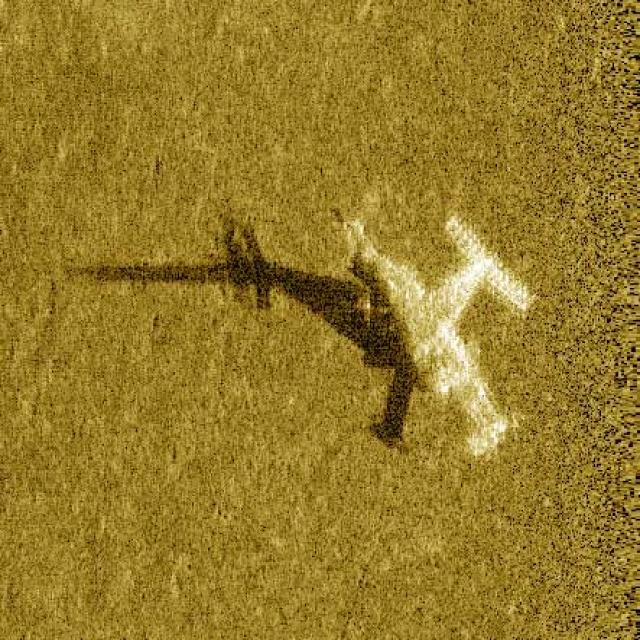
#> input picture text/images/000012_jpg.rf.b76b3c145d081a2a8ae2601c202bdc84.jpg, 640 x 640 px
$ python -i preprocess.py   (imports and definitions only)
#> lines starting #> are read from the running program, lines starting #| are printed output that depends on the picture
"""
utils/preprocess.py
--------------------
Prototype preprocessing utilities for AquaShield.

These are classical OpenCV operations (denoising, CLAHE contrast enhancement,
optional shadow enhancement). They are OPTIONAL, operator-triggered, and never
change the trained model or its class IDs. Label all outputs as "prototype
preprocessing" in the UI — this is not a validated sonar-physics pipeline.
"""

import numpy as np
import cv2


def denoise(image: np.ndarray, strength: int = 7) -> np.ndarray:
    """Fast Non-Local Means denoising. Works on RGB or grayscale uint8 images."""
#> called with strength = 7
    img = image.astype(np.uint8)
    if img.ndim == 3:
        return cv2.fastNlMeansDenoisingColored(img, None, strength, strength, 7, 21)
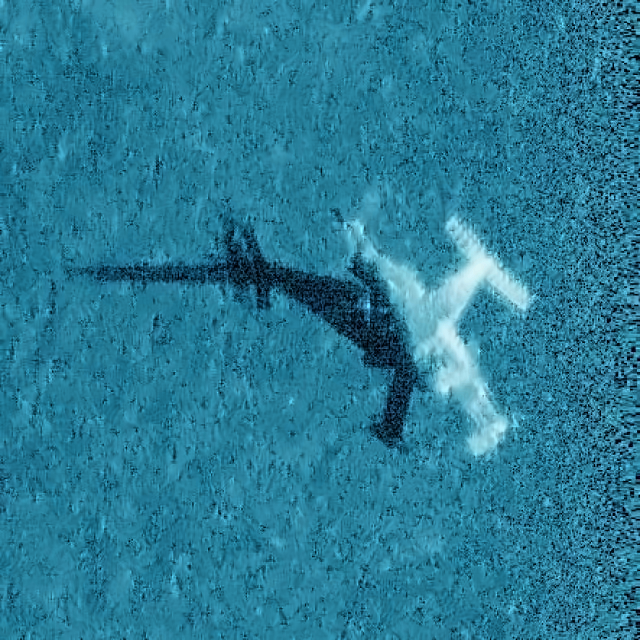
#> returned value: shape (640, 640, 3); mean of channels 0, 1, 2 149.7, 123.1, 40.7; drawn as B, G, R
    return cv2.fastNlMeansDenoising(img, None, strength, 7, 21)


def apply_clahe(image: np.ndarray, clip_limit: float = 2.5, tile_grid: int = 8) -> np.ndarray:
    """Contrast Limited Adaptive Histogram Equalization, applied on luminance only."""
#> called with clip_limit = 2.5, tile_grid = 8
    img = image.astype(np.uint8)
    clahe = cv2.createCLAHE(clipLimit=clip_limit, tileGridSize=(tile_grid, tile_grid))
    if img.ndim == 3:
        lab = cv2.cvtColor(img, cv2.COLOR_RGB2LAB)
#> lab: shape (640, 640, 3); mean of channels 0, 1, 2 133.9, 129.3, 174.4
        l, a, b = cv2.split(lab)
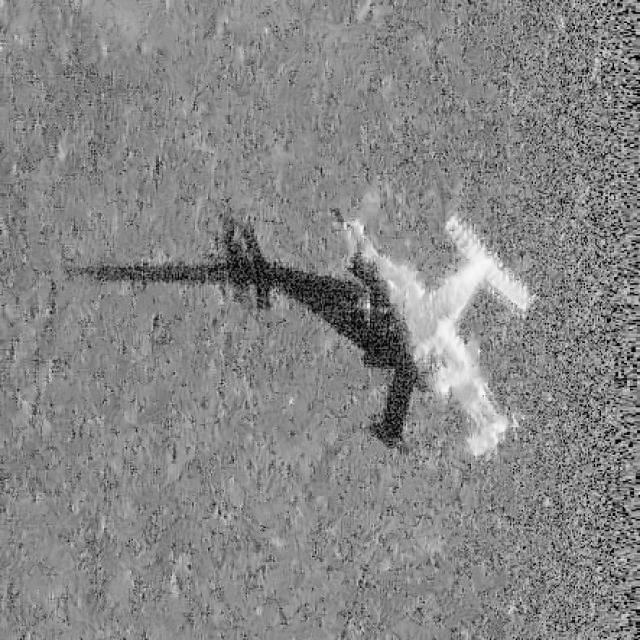
#> l: shape (640, 640); min 1, max 249, mean 133.9
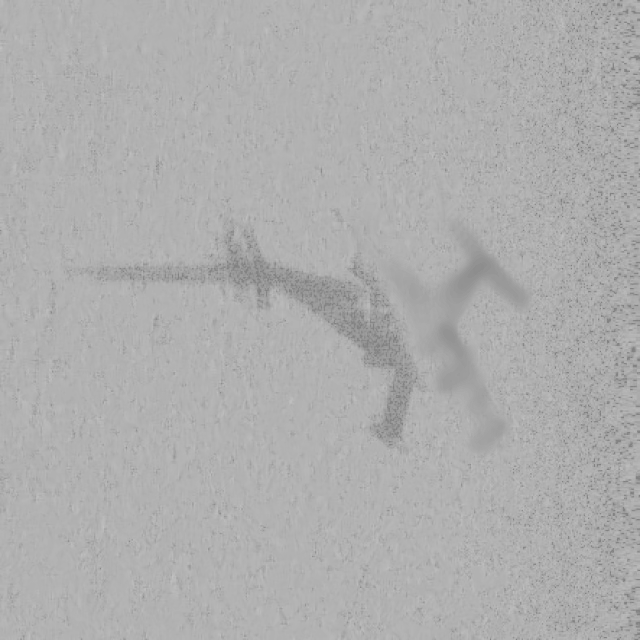
#> b: shape (640, 640); min 129, max 193, mean 174.4
        l = clahe.apply(l)
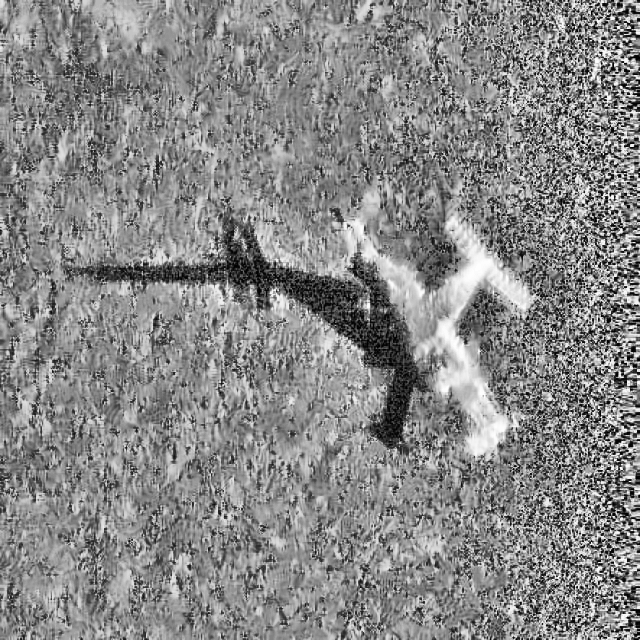
#> l: shape (640, 640); min 0, max 254, mean 135.4
        lab = cv2.merge((l, a, b))
#> lab: shape (640, 640, 3); mean of channels 0, 1, 2 135.4, 129.3, 174.4
        return cv2.cvtColor(lab, cv2.COLOR_LAB2RGB)
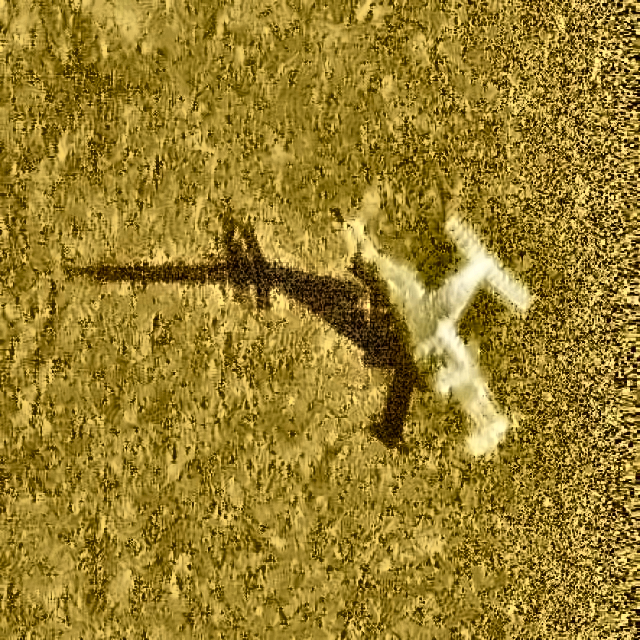
#> returned value: shape (640, 640, 3); mean R, G, B 152.1, 125.7, 44.3
    return clahe.apply(img)


def enhance_shadows(image: np.ndarray, gamma: float = 1.6) -> np.ndarray:
    """
    Gamma correction to lift shadow detail (gamma > 1 brightens dark regions).
    Purely a visualization/preprocessing aid — not a physical shadow model.
    """
    img = image.astype(np.float32) / 255.0
    corrected = np.power(img, 1.0 / gamma)
    return np.clip(corrected * 255.0, 0, 255).astype(np.uint8)


def enhance_image(
    image: np.ndarray,
    do_denoise: bool = True,
    do_clahe: bool = True,
    do_shadow: bool = False,
) -> np.ndarray:
    """
    Apply the selected prototype enhancement pipeline in sequence:
    denoise -> CLAHE -> shadow lift. Each step is optional/togglable.
    """
    result = image.copy()
    if do_denoise:
        result = denoise(result)
    if do_clahe:
        result = apply_clahe(result)
    if do_shadow:
        result = enhance_shadows(result)
    return result


def compare_detection_counts(original_results, enhanced_results) -> dict:
    """
    Small helper: given two Ultralytics Results objects (original vs enhanced
    image inference), summarize the count difference for side-by-side display.
    Does not alter either result — purely descriptive.
    """
    orig_count = len(original_results.boxes) if original_results.boxes is not None else 0
    enh_count = len(enhanced_results.boxes) if enhanced_results.boxes is not None else 0
    return {
        "original_detections": orig_count,
        "enhanced_detections": enh_count,
        "difference": enh_count - orig_count,
    }

>>> import cv2
>>> picture = cv2.cvtColor(cv2.imread('../text/images/000012_jpg.rf.b76b3c145d081a2a8ae2601c202bdc84.jpg'), cv2.COLOR_BGR2RGB)
>>> result = enhance_image(picture)

$ run again, on text/images/000028_jpg.rf.eddca58099464d1ee753acd002c8cb70.jpg
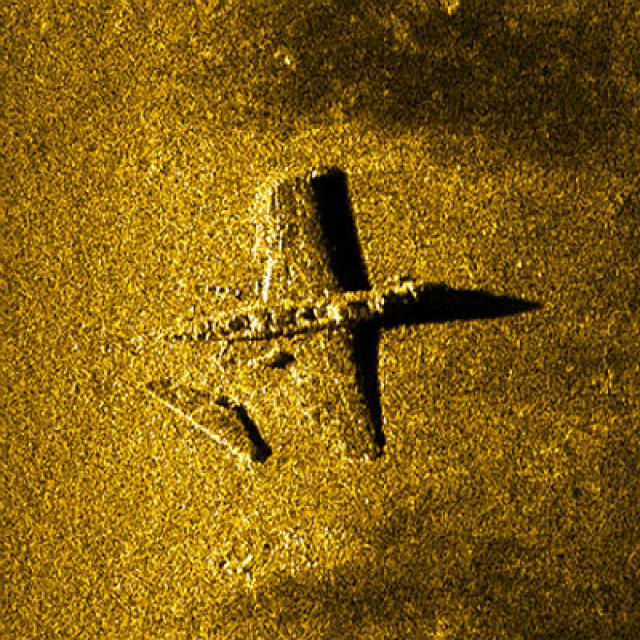
#> input picture text/images/000028_jpg.rf.eddca58099464d1ee753acd002c8cb70.jpg, 640 x 640 px
#> in apply_clahe, `l = clahe.apply(l)`:
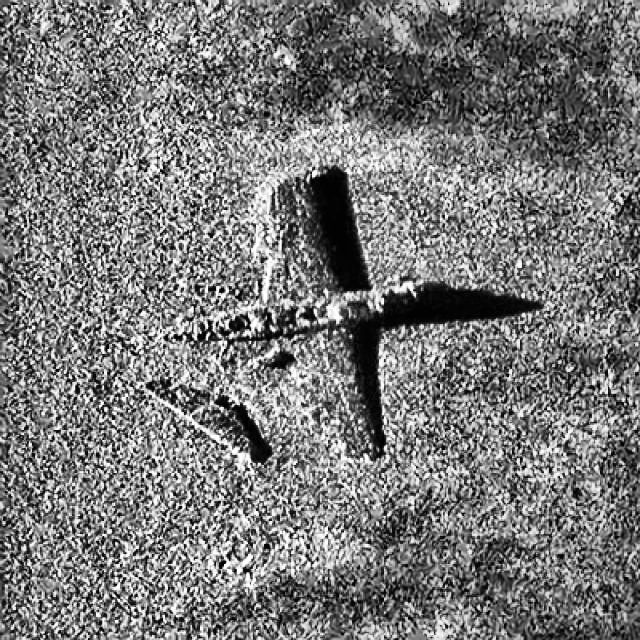
#> l: shape (640, 640); min 0, max 255, mean 119.9
#> in apply_clahe, `return cv2.cvtColor(lab, cv2.COLOR_LAB2RGB)`:
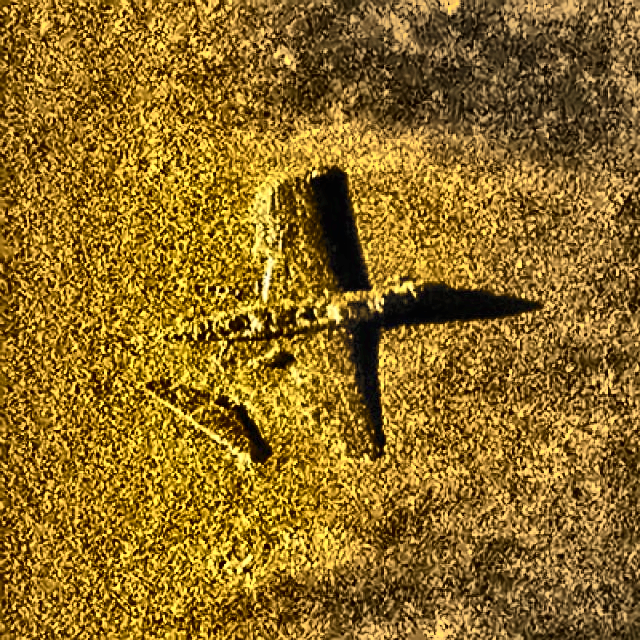
#> returned value: shape (640, 640, 3); mean R, G, B 143.6, 108.5, 35.2
